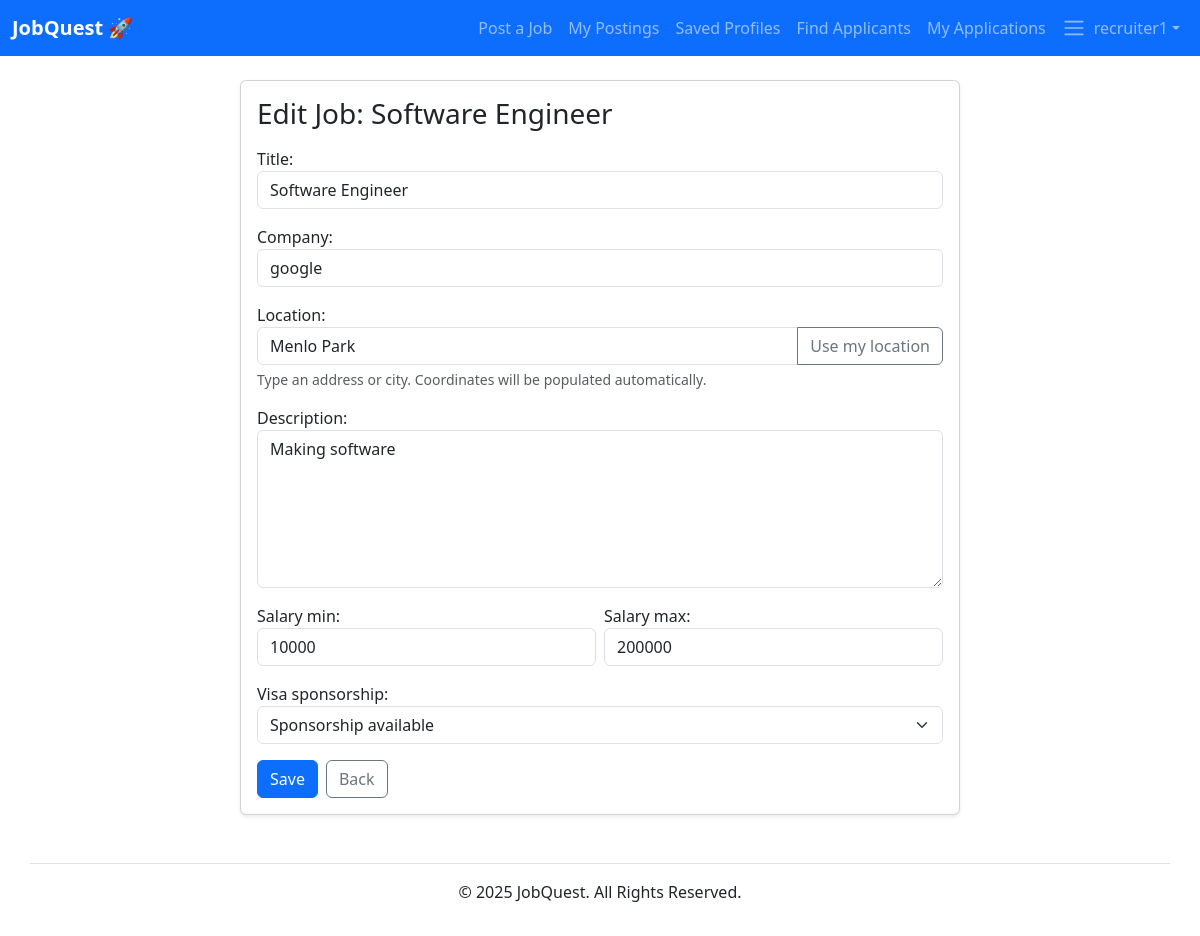
The page /search/1/edit/ (signed in) on the database its author committed.
### jobs/models.py (models this page shows, shortened)
class Job(models.Model):
	title = models.CharField(max_length=255)
	company = models.CharField(max_length=255, blank=True)
	location = models.CharField(max_length=255, blank=True)
	description = models.TextField(blank=True)
	posted_at = models.DateTimeField(default=timezone.now)
	latitude = models.FloatField(null=True, blank=True)
	longitude = models.FloatField(null=True, blank=True)
	salary_min = models.IntegerField(null=True, blank=True)
	salary_max = models.IntegerField(null=True, blank=True)
	VISA_CHOICES = [
		('none', 'None'),
		('sponsor', 'Sponsorship available'),
	]
	visa_sponsorship = models.CharField(max_length=32, choices=VISA_CHOICES, default='none')
	owner = models.ForeignKey(User, on_delete=models.CASCADE, related_name="jobs", null=True, blank=True)

### jobs/views.py (the view)
# urls.py: path('<int:pk>/edit/', views.edit_post, name='edit_post'),
@login_required
def edit_post(request, pk):
    job = get_object_or_404(Job, pk=pk)
    profile = getattr(request.user, 'profile', None)
    if not profile or not profile.is_recruiter:
        return redirect('home:index')
    if job.owner != request.user:
        return HttpResponseForbidden('You may only edit your own postings')
    if request.method == 'POST':
        form = JobPostForm(request.POST, instance=job)
        if form.is_valid():
            form.save()
            return redirect('jobs:job_detail', pk=job.pk)
    else:
        form = JobPostForm(instance=job)
    return render(request, 'jobs/edit_post.html', {'form': form, 'job': job})

### jobs/forms.py (shortened to what this page needs)
class JobPostForm(forms.ModelForm):
    class Meta:
        model = Job
        fields = ['title', 'company', 'location', 'description', 'salary_min', 'salary_max', 'visa_sponsorship', 'latitude', 'longitude']
        widgets = {
            'description': forms.Textarea(attrs={'rows':6}),
            'latitude': forms.HiddenInput(),
            'longitude': forms.HiddenInput(),
        }

### accounts/context_processors.py (called while the page is built)
def user_profile(request):
    user = getattr(request, 'user', None)
    profile = None
    if user and user.is_authenticated:
        try:
            profile = user.profile
        except Exception:
            profile = None
    return {'user_profile': profile}

### jobs/templates/jobs/edit_post.html (shortened to what this page needs)
{% extends 'base.html' %}
{% block content %}
<div class="container mt-4">
  <div class="row justify-content-center">
    <div class="col-lg-8">
      <div class="card shadow-sm">
        <div class="card-body">
          <h3 class="card-title mb-3">Edit Job: {{ job.title }}</h3>
          <form method="post" novalidate>
            <div class="mb-3">
              {{ form.title.label_tag }}
              {{ form.title }}
            </div>
            <div class="mb-3">
              {{ form.company.label_tag }}
              {{ form.company }}
            </div>
            <div class="mb-3">
              {{ form.location.label_tag }}
              <div class="search-container">
                <div class="input-group">
                  {{ form.location }}
                  <button type="button" id="use-my-location" class="btn btn-outline-secondary">Use my location</button>
                </div>
              </div>
              <div class="form-text">Type an address or city. Coordinates will be populated automatically.</div>
            </div>
            <div class="mb-3">
              {{ form.description.label_tag }}
              {{ form.description }}
            </div>
            <div class="row g-2 mb-3">
              <div class="col-md-6">{{ form.salary_min.label_tag }}{{ form.salary_min }}</div>
              <div class="col-md-6">{{ form.salary_max.label_tag }}{{ form.salary_max }}</div>
            </div>
            <div class="mb-3">{{ form.visa_sponsorship.label_tag }}{{ form.visa_sponsorship }}</div>
            <div class="d-flex gap-2">
              <button class="btn btn-primary" type="submit">Save</button>
              <a class="btn btn-outline-secondary" href="{% url 'jobs:my_postings' %}">Back</a>
            </div>
          </form>
        </div>
      </div>
    </div>
  </div>
</div>
{% endblock %}

### linkedout/templates/base.html (shortened to what this page needs)
{% load static %}
<!DOCTYPE html>
<html lang="en">
<head>
    <link href="https://cdn.jsdelivr.net/npm/bootstrap@5.3.2/dist/css/bootstrap.min.css" rel="stylesheet">
</head>
<body>
    <nav class="navbar navbar-expand-lg navbar-dark bg-primary">
        <div class="container-fluid">
            <a class="navbar-brand fw-bold" href="/">JobQuest 🚀</a>
            <div class="collapse navbar-collapse" id="navbarNav">
                <ul class="navbar-nav">
                    {% if user.is_authenticated %}
                        {% if user_profile and user_profile.is_recruiter %}
                            <li class="nav-item"><a href="{% url 'jobs:post_job' %}" class="nav-link">Post a Job</a></li>
                            <li class="nav-item"><a href="{% url 'jobs:my_postings' %}" class="nav-link">My Postings</a></li>
                            <li class="nav-item"><a href="{% url 'accounts:saved_profiles' %}" class="nav-link">Saved Profiles</a></li>
                            <li class="nav-item"><a href="{% url 'accounts:find_applicants' %}" class="nav-link">Find Applicants</a></li>
                            <li class="nav-item"><a href="{% url 'jobs:recruiter_applications' %}" class="nav-link">My Applications</a></li>
                        {% else %}
                            <li class="nav-item"><a href="{% url 'jobs:my_applications' %}" class="nav-link">My Applications</a></li>
                            <li class="nav-item"><a href="#" class="nav-link">Recommendations</a></li>
                        {% endif %}
                        <li class="nav-item dropdown">
                            <a class="nav-link dropdown-toggle d-flex align-items-center" href="#" role="button" data-bs-toggle="dropdown" aria-expanded="false">
                                {% if user_profile and user_profile.avatar %}
                                    <img src="{{ user_profile.avatar.url }}" alt="avatar" class="rounded-circle me-2" style="width:36px; height:36px; object-fit:cover;">
                                {% else %}
                                    <span class="navbar-toggler-icon me-2"></span>
                                {% endif %}
                                <span class="d-none d-lg-inline">{{ user.username }}</span>
                            </a>
                        </li>
                    {% endif %}
                </ul>
            </div>
        </div>
    </nav>
    <main class="container mt-4">
        {% block content %}
        {% endblock %}
    </main>
    <footer class="container text-center mt-5 py-3 border-top">
        <p>&copy; {% now "Y" %} JobQuest. All Rights Reserved.</p>
    </footer>
</body>
</html>

### jobs/templates/jobs/edit_post.html (style rules this page uses)
.search-container { position: relative; }

### rows shown on the page
Job: title "Software Engineer", company "google", location "Menlo Park", description "Making software", salary_min "10000", salary_max "200000", visa_sponsorship "Sponsorship available"

### other values the page prints
{{ user.username }} "recruiter1"
